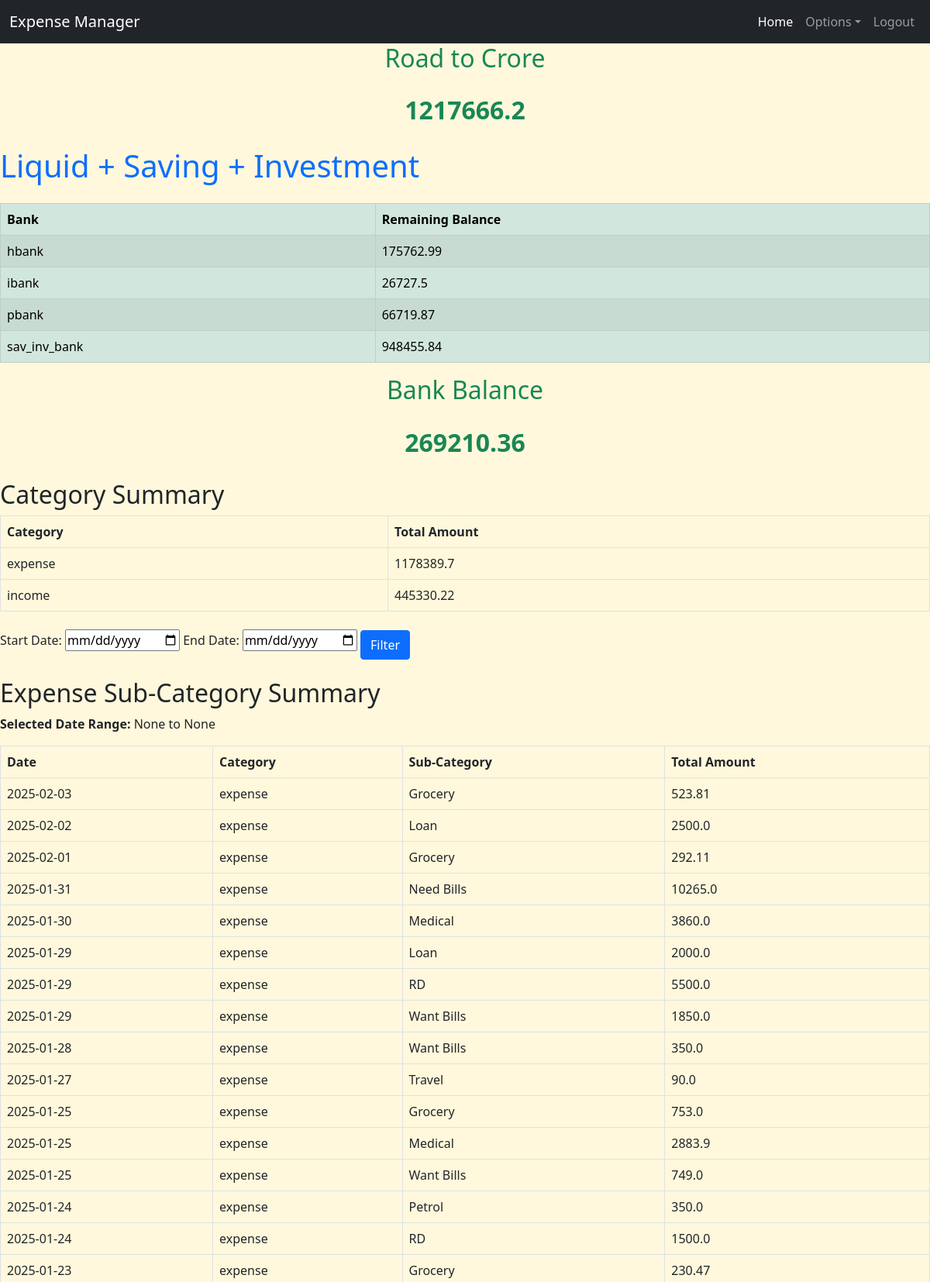
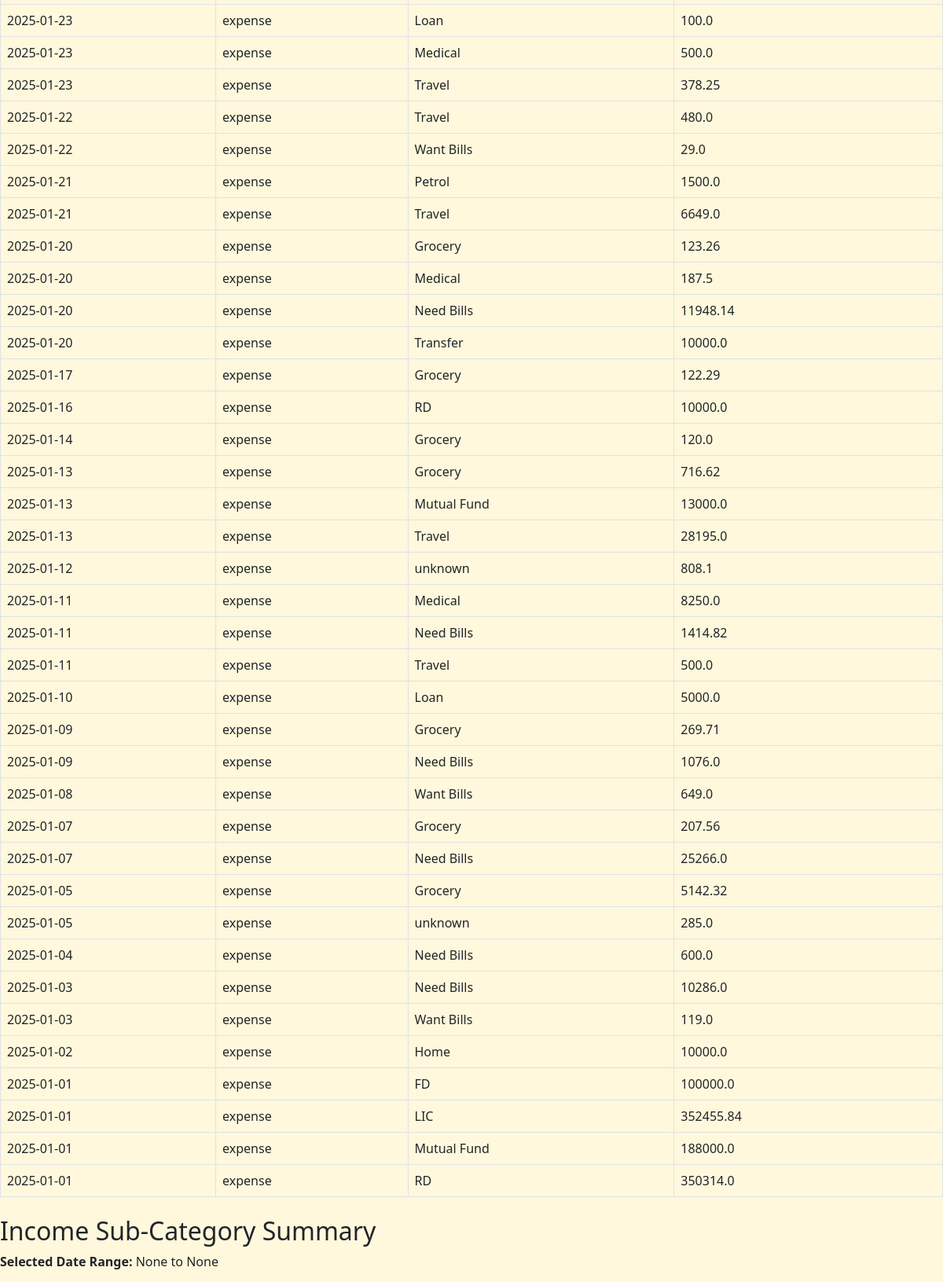
Screenshot of /summary (signed in, upper part) with the database file from the repository (2 pictures, top to bottom).
### app.py (models this page shows)
class IncomeExpenseManager(db.Model):
    id = db.Column(db.Integer, primary_key=True)
    date = db.Column(db.Date, nullable=False)
    from_bank = db.Column(db.String(10), nullable=True)
    to_bank = db.Column(db.String(10), nullable=True)
    category = db.Column(db.String(20), nullable=False)
    sub_category = db.Column(db.String(50), nullable=False)
    description = db.Column(db.String(100), nullable=False)
    amount = db.Column(db.Float, nullable=False)

### app.py (the view)
@app.route('/summary')
@login_required
def category_summary():
    start_date = request.args.get('start_date')
    end_date = request.args.get('end_date')
    category_summary = db.session.query(IncomeExpenseManager.category, db.func.sum(IncomeExpenseManager.amount).label('total_amount')).group_by(IncomeExpenseManager.category).all() #.filter(IncomeExpenseManager.date.between(start_date, end_date))
    query = db.session.query(IncomeExpenseManager.date, IncomeExpenseManager.category, IncomeExpenseManager.sub_category, db.func.sum(IncomeExpenseManager.amount).label('total_amount')).group_by(IncomeExpenseManager.date, IncomeExpenseManager.category, IncomeExpenseManager.sub_category).order_by(IncomeExpenseManager.date.desc())
    if start_date and end_date:
        query = query.filter(IncomeExpenseManager.date.between(start_date, end_date))
    exp_sub_category_summary = query.filter(IncomeExpenseManager.category == 'expense').all()
    inc_sub_category_summary = query.filter(IncomeExpenseManager.category == 'income').all()
    from_bank_summary = db.session.query(IncomeExpenseManager.from_bank, db.func.sum(IncomeExpenseManager.amount).label('balance')).filter(IncomeExpenseManager.from_bank.isnot(None)).group_by(IncomeExpenseManager.from_bank).all() #, IncomeExpenseManager.date.between(start_date, end_date)
    to_bank_summary = db.session.query(IncomeExpenseManager.to_bank, db.func.sum(IncomeExpenseManager.amount).label('balance')).filter(IncomeExpenseManager.to_bank.isnot(None)).group_by(IncomeExpenseManager.to_bank).all() #, IncomeExpenseManager.date.between(start_date, end_date)
    included_banks = ['hbank', 'ibank', 'pbank']  # Exclude the other two
    select_from_bank_summary = db.session.query(IncomeExpenseManager.from_bank, db.func.sum(IncomeExpenseManager.amount).label('balance')).filter(IncomeExpenseManager.from_bank.isnot(None)).filter(IncomeExpenseManager.from_bank.in_(included_banks)).group_by(IncomeExpenseManager.from_bank).all()
    select_to_bank_summary = db.session.query(IncomeExpenseManager.to_bank, db.func.sum(IncomeExpenseManager.amount).label('balance')).filter(IncomeExpenseManager.to_bank.isnot(None)).filter(IncomeExpenseManager.to_bank.in_(included_banks)).group_by(IncomeExpenseManager.to_bank).all()
    bank_balances = {}
    for bank, balance in from_bank_summary:
        bank_balances[bank] = bank_balances.get(bank, 0) - balance  # removed - above in from_bank_summary and added - here
    for bank, balance in to_bank_summary:
        bank_balances[bank] = bank_balances.get(bank, 0) + balance
    select_bank_balances = {}
    for bank, balance in select_from_bank_summary:
        select_bank_balances[bank] = select_bank_balances.get(bank, 0) - balance  # removed - above in from_bank_summary and added - here
    for bank, balance in select_to_bank_summary:
        select_bank_balances[bank] = select_bank_balances.get(bank, 0) + balance
    total_bank_balance = sum(bank_balances.values())
    select_total_bank_balance = sum(select_bank_balances.values())
    return render_template('category_summary.html', category_summary=category_summary, exp_sub_category_summary=exp_sub_category_summary, inc_sub_category_summary=inc_sub_category_summary, bank_balances=bank_balances, total_bank_balance=total_bank_balance, select_bank_balances=select_bank_balances, select_total_bank_balance=select_total_bank_balance, start_date=start_date, end_date=end_date) #saving_summary=saving_summary, invest_summary=invest_summary,start_date=start_date.strftime('%Y-%m-%d'), end_date=end_date.strftime('%Y-%m-%d'),

### app.py (called while the page is built)
@login_manager.user_loader
def load_user(user_id):
    return User.query.get(int(user_id))  # Fetch user from database

### templates/category_summary.html (shortened to what this page needs)
{% extends 'base.html' %}
{% block content %}
<h2 class="mb-4 text-success text-center">Road to Crore</h2>
<p class="mb-4 text-success text-center fs-2"><strong>{{ total_bank_balance | round(2) }}</strong></p>
<h1 class="mb-4 text-primary">Liquid + Saving + Investment</h1>
{% if bank_balances %}
<table class="table table-success table-striped table-bordered table-hover">
    <thead>
        <tr>
            <th scope="col">Bank</th>
            <th scope="col">Remaining Balance</th>
        </tr>
    </thead>
    <tbody>
        {% for bank, balance in bank_balances.items() %}
        <tr>
            <td>{{ bank if bank else 'None' }}</td>
            <td>{{ balance | round(2) }}</td>
        </tr>
        {% endfor %}
    </tbody>
</table>
{% else %}
<p>No bank balances available.</p>
{% endif %}
<h2 class="mb-4 text-success text-center">Bank Balance</h2>
<p class="mb-4 text-success text-center fs-2"><strong>{{ select_total_bank_balance | round(2) }}</strong></p>
<h2 class="mt-4">Category Summary</h2>
{% if category_summary %}
<table class="table table-bordered table-hover">
    <thead>
        <tr>
            <th scope="col">Category</th>
            <th scope="col">Total Amount</th>
        </tr>
    </thead>
    <tbody>
        {% for category, total_amount in category_summary %}
        <tr>
            <td>{{ category }}</td>
            <td>{{ total_amount | round(2) }}</td>
        </tr>
        {% endfor %}
    </tbody>
</table>
{% else %}
<p>No category data available.</p>
{% endif %}
<form method="GET" action="{{ url_for('category_summary') }}" class="mb-3">
    <label for="start_date">Start Date:</label>
    <input type="date" name="start_date" id="start_date" value="{{ start_date }}" class="">
    <label for="end_date">End Date:</label>
    <input type="date" name="end_date" id="end_date" value="{{ end_date }}" class="">
    <button type="submit" class="btn btn-primary mt-2">Filter</button>
</form>
<h2 class="mt-4">Expense Sub-Category Summary</h2>
<p><strong>Selected Date Range:</strong> {{ start_date }} to {{ end_date }}</p>
{% if exp_sub_category_summary %}
<table class="table table-bordered table-hover">
    <thead>
        <tr>
            <th scope="col">Date</th>
            <th scope="col">Category</th>
            <th scope="col">Sub-Category</th>
            <th scope="col">Total Amount</th>
        </tr>
    </thead>
    <tbody>
        {% for date, category, sub_category, total_amount in exp_sub_category_summary %}
        <tr>
            <td>{{ date.strftime('%Y-%m-%d') }}</td>
            <td>{{ category }}</td>
            <td>{{ sub_category }}</td>
            <td>{{ total_amount | round(2) }}</td>
        </tr>
        {% endfor %}
    </tbody>
</table>
{% else %}
<p>No expense sub-category data available for selected date range.</p>
{% endif %}
<h2 class="mt-4">Income Sub-Category Summary</h2>
<p><strong>Selected Date Range:</strong> {{ start_date }} to {{ end_date }}</p>
{% endblock %}

### templates/base.html (style rules this page uses)
body { background-color: cornsilk; }

### rows the page displays
IncomeExpenseManager: strftime "2025-02-03", category "expense", sub_category "Grocery", amount "523.81"
IncomeExpenseManager: strftime "2025-02-01", category "expense", sub_category "Grocery", amount "292.11"
IncomeExpenseManager: strftime "2025-01-31", category "expense", sub_category "Need Bills", amount "10265.0"
IncomeExpenseManager: strftime "2025-01-30", category "expense", sub_category "Medical", amount "3860.0"
IncomeExpenseManager: strftime "2025-01-29", category "expense", sub_category "Loan", amount "2000.0"
IncomeExpenseManager: strftime "2025-01-29", category "expense", sub_category "RD", amount "5500.0"
IncomeExpenseManager: strftime "2025-01-29", category "expense", sub_category "Want Bills", amount "1850.0"
IncomeExpenseManager: strftime "2025-01-28", category "expense", sub_category "Want Bills", amount "350.0"
IncomeExpenseManager: strftime "2025-01-27", category "expense", sub_category "Travel", amount "90.0"
IncomeExpenseManager: strftime "2025-01-25", category "expense", sub_category "Medical", amount "2883.9"
IncomeExpenseManager: strftime "2025-01-25", category "expense", sub_category "Want Bills", amount "749.0"
IncomeExpenseManager: strftime "2025-01-24", category "expense", sub_category "Petrol", amount "350.0"
IncomeExpenseManager: strftime "2025-01-24", category "expense", sub_category "RD", amount "1500.0"
IncomeExpenseManager: strftime "2025-01-23", category "expense", sub_category "Grocery", amount "230.47"
IncomeExpenseManager: strftime "2025-01-23", category "expense", sub_category "Loan", amount "100.0"
IncomeExpenseManager: strftime "2025-01-23", category "expense", sub_category "Medical", amount "500.0"
IncomeExpenseManager: strftime "2025-01-22", category "expense", sub_category "Want Bills", amount "29.0"
IncomeExpenseManager: strftime "2025-01-21", category "expense", sub_category "Petrol", amount "1500.0"
IncomeExpenseManager: strftime "2025-01-21", category "expense", sub_category "Travel", amount "6649.0"
IncomeExpenseManager: strftime "2025-01-20", category "expense", sub_category "Grocery", amount "123.26"
IncomeExpenseManager: strftime "2025-01-20", category "expense", sub_category "Medical", amount "187.5"
IncomeExpenseManager: strftime "2025-01-20", category "expense", sub_category "Need Bills", amount "11948.14"
IncomeExpenseManager: strftime "2025-01-20", category "expense", sub_category "Transfer", amount "10000.0"
IncomeExpenseManager: strftime "2025-01-17", category "expense", sub_category "Grocery", amount "122.29"
IncomeExpenseManager: strftime "2025-01-14", category "expense", sub_category "Grocery", amount "120.0"
IncomeExpenseManager: strftime "2025-01-13", category "expense", sub_category "Grocery", amount "716.62"
IncomeExpenseManager: strftime "2025-01-13", category "expense", sub_category "Travel", amount "28195.0"
IncomeExpenseManager: strftime "2025-01-12", category "expense", sub_category "unknown", amount "808.1"
IncomeExpenseManager: strftime "2025-01-11", category "expense", sub_category "Medical", amount "8250.0"
IncomeExpenseManager: strftime "2025-01-11", category "expense", sub_category "Need Bills", amount "1414.82"
IncomeExpenseManager: strftime "2025-01-10", category "expense", sub_category "Loan", amount "5000.0"
IncomeExpenseManager: strftime "2025-01-09", category "expense", sub_category "Grocery", amount "269.71"
IncomeExpenseManager: strftime "2025-01-09", category "expense", sub_category "Need Bills", amount "1076.0"
IncomeExpenseManager: strftime "2025-01-08", category "expense", sub_category "Want Bills", amount "649.0"
IncomeExpenseManager: strftime "2025-01-07", category "expense", sub_category "Grocery", amount "207.56"
IncomeExpenseManager: strftime "2025-01-07", category "expense", sub_category "Need Bills", amount "25266.0"
IncomeExpenseManager: strftime "2025-01-05", category "expense", sub_category "unknown", amount "285.0"
IncomeExpenseManager: strftime "2025-01-04", category "expense", sub_category "Need Bills", amount "600.0"
IncomeExpenseManager: strftime "2025-01-03", category "expense", sub_category "Need Bills", amount "10286.0"
IncomeExpenseManager: strftime "2025-01-03", category "expense", sub_category "Want Bills", amount "119.0"
IncomeExpenseManager: strftime "2025-01-02", category "expense", sub_category "Home", amount "10000.0"
IncomeExpenseManager: strftime "2025-01-01", category "expense", sub_category "FD", amount "100000.0"
IncomeExpenseManager: strftime "2025-01-01", category "expense", sub_category "LIC", amount "352455.84"

### other values shown
{{ total_bank_balance | round(2) }} "1217666.2"
{{ bank if bank else 'None' }} "hbank" "ibank" "pbank" "sav_inv_bank"
{{ balance | round(2) }} "175762.99" "26727.5" "66719.87" "948455.84"
{{ select_total_bank_balance | round(2) }} "269210.36"
{{ category }} "expense" "income"
{{ total_amount | round(2) }} "1178389.7" "445330.22"
{{ start_date }} "None"
{{ end_date }} "None"
{{ date.strftime('%Y-%m-%d') }} "2025-02-02" "2025-01-25" "2025-01-23" "2025-01-22" "2025-01-16" "2025-01-13" "2025-01-11" "2025-01-05" "2025-01-01" "2025-01-01"
{{ category }} "expense" "expense" "expense" "expense" "expense" "expense" "expense" "expense" "expense" "expense"
{{ sub_category }} "Loan" "Grocery" "Travel" "Travel" "RD" "Mutual Fund" "Travel" "Grocery" "Mutual Fund" "RD"
{{ total_amount | round(2) }} "2500.0" "753.0" "378.25" "480.0" "10000.0" "13000.0" "500.0" "5142.32" "188000.0" "350314.0"
